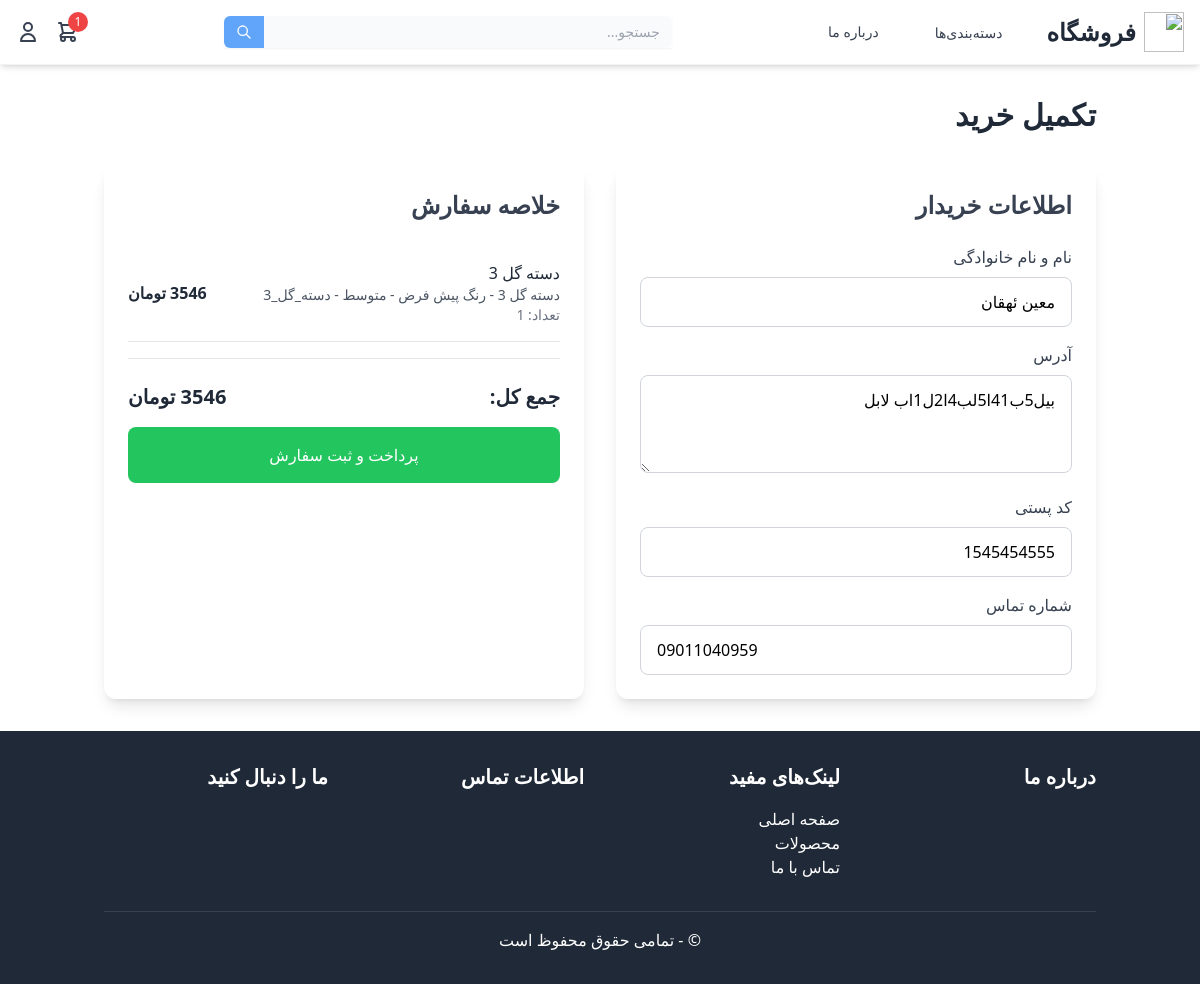
Screenshot of /cart/checkout/ (signed in) with the database file from the repository.
### cart/models.py (models this page shows, shortened)
class Cart(models.Model):
    id = models.UUIDField(primary_key=True, default=uuid.uuid4, editable=False)
    user = models.ForeignKey(settings.AUTH_USER_MODEL, on_delete=models.CASCADE, null=True, blank=True)
    session_id = models.CharField(max_length=255, null=True, blank=True)
    created_at = models.DateTimeField(auto_now_add=True)
    updated_at = models.DateTimeField(auto_now=True)
    class Meta:
        indexes = [
            models.Index(fields=['session_id']),
            models.Index(fields=['user']),
        ]

class CartItem(models.Model):
    cart = models.ForeignKey(Cart, related_name='items', on_delete=models.CASCADE)
    product = models.ForeignKey(Product, on_delete=models.CASCADE)
    variation = models.ForeignKey('product.Variation', on_delete=models.CASCADE)
    quantity = models.PositiveIntegerField(default=1)
    created_at = models.DateTimeField(auto_now_add=True)
    updated_at = models.DateTimeField(auto_now=True)
    class Meta:
        unique_together = ('cart', 'variation')
        indexes = [
            models.Index(fields=['cart', 'variation']),
        ]
    @property
    def total_price(self):
        return self.quantity * self.variation.price_after_discount if self.variation.price_after_discount else self.quantity * self.variation.price

### accounts/models.py (models this page shows, shortened)
class User(AbstractUser):
    phone_number = models.CharField(_('شماره همراه'), max_length=11, unique=True, null=True, blank=True)
    is_email_verified = models.BooleanField(default=False)
    email_verification_token = models.CharField(max_length=100, null=True, blank=True)
    email = models.EmailField(
        unique=True,
        verbose_name='email address',
        max_length=255,
    )
    first_name = models.CharField(_('نام'), max_length=50, blank=True, null=True)
    last_name = models.CharField(_('نام خانوادگی'), max_length=50, blank=True, null=True)
    birth_date = models.DateField(_('تاریخ تولد'), null=True, blank=True)
    address = models.TextField(_('آدرس'), blank=True, null=True)
    postal_code = models.CharField(max_length=10, null=True, blank=True)
    USERNAME_FIELD = 'email'
    REQUIRED_FIELDS = ['username']
    class Meta:
        verbose_name = _('user')
        verbose_name_plural = _('users')

### product/models.py (models this page shows, shortened)
class Product(models.Model):
    name = models.CharField(max_length=150)
    slug = models.CharField(max_length=250,null=True,blank=True)
    image = models.ImageField(upload_to='images/')
    published = models.BooleanField(default=True)
    description = models.TextField(max_length=500,null=True,blank=True)
    summary = models.TextField(max_length=250,null=True,blank=True)
    keywords = models.CharField(max_length=255,null=True,blank=True)
    created_at = models.DateTimeField(auto_now_add=True)
    updated_at = models.DateTimeField(auto_now=True)
    category = models.ForeignKey(Category,on_delete=models.CASCADE)
    created_at = models.DateTimeField(default=timezone.now)
    count_sell = models.IntegerField(default=0)

class Variation(models.Model):
    product = models.ForeignKey(Product,on_delete=models.CASCADE)
    price = models.IntegerField(default=0)
    price_after_discount = models.IntegerField(default=0)
    stock = models.IntegerField(default=0)
    color = models.ForeignKey(Color,on_delete=models.CASCADE,null=True,blank=True)
    size = models.ForeignKey(Size,on_delete=models.CASCADE,null=True,blank=True)
    image = models.ManyToManyField(Image)
    published = models.BooleanField(default=True)
    created_at = models.DateTimeField(auto_now_add=True)
    updated_at = models.DateTimeField(auto_now=True)
    is_default = models.BooleanField(default=False)
    def __str__(self):
        size = self.size.name if self.size else 'اندازه پیش فرض'
        color = self.color.name if self.color else 'رنگ پیش فرض'
        return f'{self.product.name} - {color} - {size} - {self.product.slug}'

class Size(models.Model):
    name = models.CharField(max_length=150)
    code = models.CharField(max_length=150)

### cart/views.py (the view, shortened to what this page needs)
# urls.py: path('checkout/', views.checkout, name='checkout'),
@login_required
def checkout(request):
    cart = get_or_create_cart(request)
    cart_items = cart.items.select_related('product', 'variation').all()
    setting = Setting.objects.get(pk=1)
    if not cart_items:
        return redirect('cart:view_cart')
    total_price = sum(item.total_price for item in cart_items)
    categories = Category.objects.filter(parent__isnull=True, status=True)
    context = {
        'cart_items': cart_items,
        'total_price': total_price,
        'title': 'تکمیل خرید',
        'description': 'تکمیل فرایند خرید و پرداخت',
        'author': setting.author,
        'robots': 'noindex, nofollow',
        'logo': setting.logo,
        'favicon': setting.favicon,
        'title': setting.title + ' | ' + 'تکمیل خرید',
        'categories': categories
    }
    return render(request, 'cart/checkout.html', context)

### cart/views.py (called while the page is built)
def get_or_create_cart(request):
    if request.user.is_authenticated:
        cart, created = Cart.objects.get_or_create(user=request.user)
    else:
        session_key = request.session.session_key
        if not session_key:
            request.session.create()
            session_key = request.session.session_key
        cart, created = Cart.objects.get_or_create(session_id=session_key)
    return cart

### templates/cart/checkout.html (shortened to what this page needs)
{% extends 'base.html' %}
{% block content %}
<div class="container mx-auto px-4 py-8">
    <h1 class="text-3xl font-bold mb-8 text-gray-800">تکمیل خرید</h1>
    <div class="grid grid-cols-1 md:grid-cols-2 gap-8">
        <div class="bg-white rounded-xl shadow-lg p-6">
            <h2 class="text-2xl font-semibold mb-6 text-gray-700">اطلاعات خریدار</h2>
            <form method="post" id="checkout-form" class="space-y-6">
                <div class="space-y-4">
                    <div>
                        <label class="block text-gray-700 font-medium mb-2">نام و نام خانوادگی</label>
                        <input type="text" name="full_name"
                               class="w-full px-4 py-3 rounded-lg border border-gray-300 focus:ring-2 focus:ring-blue-400 focus:border-transparent transition"
                               value="{{ request.user.get_full_name }}"
                               required>
                    </div>
                    <div>
                        <label class="block text-gray-700 font-medium mb-2">آدرس</label>
                        <textarea name="address"
                                  class="w-full px-4 py-3 rounded-lg border border-gray-300 focus:ring-2 focus:ring-blue-400 focus:border-transparent transition"
                                  rows="3"
                                  required>{{ request.user.address }}</textarea>
                    </div>
                    <div>
                        <label class="block text-gray-700 font-medium mb-2">کد پستی</label>
                        <input type="text" name="postal_code"
                               class="w-full px-4 py-3 rounded-lg border border-gray-300 focus:ring-2 focus:ring-blue-400 focus:border-transparent transition"
                               value="{{ request.user.postal_code }}"
                               required>
                    </div>
                    <div>
                        <label class="block text-gray-700 font-medium mb-2">شماره تماس</label>
                        <input type="tel" name="phone"
                               class="w-full px-4 py-3 rounded-lg border border-gray-300 focus:ring-2 focus:ring-blue-400 focus:border-transparent transition"
                               value="{{ request.user.phone_number }}"
                               required>
                    </div>
                </div>
            </form>
        </div>
        <div class="bg-white rounded-xl shadow-lg p-6">
            <h2 class="text-2xl font-semibold mb-6 text-gray-700">خلاصه سفارش</h2>
            <div class="space-y-4">
                {% for item in cart_items %}
                <div class="flex justify-between items-center border-b border-gray-200 py-4">
                    <div>
                        <h3 class="font-medium text-gray-800">{{ item.product.name }}</h3>
                        <p class="text-sm text-gray-600">{{ item.variation }}</p>
                        <p class="text-sm text-gray-500">تعداد: {{ item.quantity }}</p>
                    </div>
                    <div class="text-left">
                        <p class="font-semibold text-gray-800">{{ item.total_price|floatformat:0 }} تومان</p>
                    </div>
                </div>
                {% endfor %}
                <div class="mt-6 pt-6 border-t border-gray-200">
                    <div class="flex justify-between items-center">
                        <span class="text-xl font-bold text-gray-800">جمع کل:</span>
                        <span class="text-xl font-bold text-gray-800">{{ total_price|floatformat:0 }} تومان</span>
                    </div>
                </div>
                <button type="submit" form="checkout-form"
                        class="mt-8 w-full bg-green-500 text-white px-6 py-4 rounded-lg font-medium
                               hover:bg-green-600 focus:outline-none focus:ring-2 focus:ring-green-500 focus:ring-offset-2
                               transition-colors duration-200">
                    پرداخت و ثبت سفارش
                </button>
            </div>
        </div>
    </div>
</div>
{% endblock %}

### templates/user.html (shortened to what this page needs)
<div class="flex items-center space-x-4 space-x-reverse">
    <a href="/cart" class="text-gray-700 hover:text-blue-600">
      <div class="relative">
        <span
          class="absolute -top-2 -right-2 bg-red-500 text-white rounded-full h-5 w-5 flex items-center justify-center text-xs"
          >{{ request.cart.items.count }}</span
        >
      </div>
    </a>
    {% if user.is_authenticated %}
    <a href="/profile" class="text-gray-700 hover:text-blue-600">
      <svg
        xmlns="http://www.w3.org/2000/svg"
        class="h-6 w-6"
        fill="none"
        viewBox="0 0 24 24"
        stroke="currentColor"
      >
        <path
          stroke-linecap="round"
          stroke-linejoin="round"
          stroke-width="2"
          d="M16 7a4 4 0 11-8 0 4 4 0 018 0zM12 14a7 7 0 00-7 7h14a7 7 0 00-7-7z"
        />
      </svg>
    </a>
    {% endif %}
  </div>

### rows the page displays
Cart: cart.items.count "1"
User: full_name "معین ئهقان", address "بیل5ب41ا5لب4ا2ل1اب لابل", postal_code "1545454555", phone "09011040959"
CartItem: product.name "دسته گل 3", variation "دسته گل 3 - رنگ پیش فرض - متوسط - دسته_گل_3", quantity "1", total_price "3546"

### other values shown
{{ total_price|floatformat:0 }} "3546"
